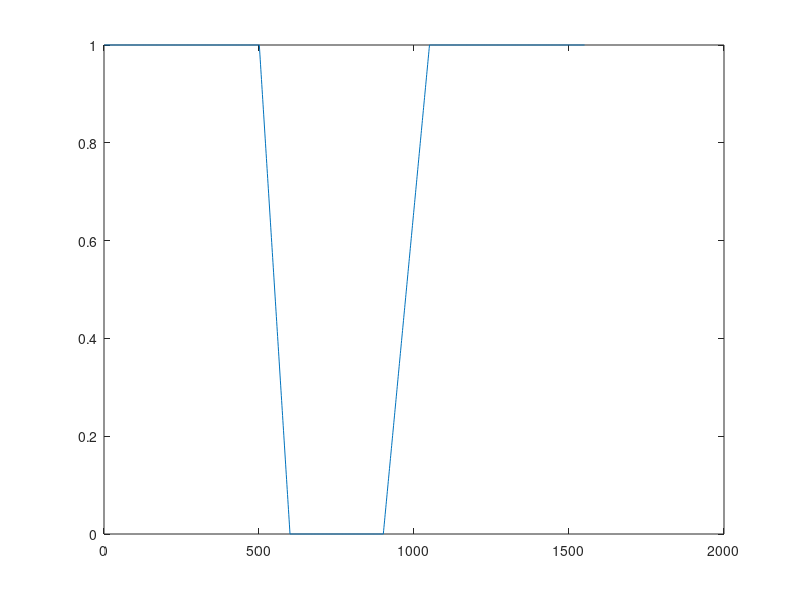

Source code (MATLAB): (Note: this script raises an error after producing the figure.)

h_i=[ones(500,1); linspace(1,0,100).' ; zeros(1,300).' ; linspace(0,1,150).';ones(500,1)];

 
 
f = figure; 
p = plot(h_i(:,1));
p(1).LineWidth = 2;
